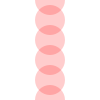
Frame 1 (no input)
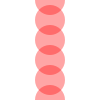
Frame 2 (the mouse pressed at the canvas centre, redrawn once)

The Processing sketch that drew these frames (run headless with seeded random() and noise(); the mouse was pressed at the canvas centre and the sketch redrawn once):

// Processing sketch: sketch_33_1
// ── sketch_33_1.pde
//Create an array to store the y-coordinates of a sequence of shapes. Draw each shape 
// inside draw() and use the values from the array to set the y-coordinate of each.

int[] yPos = {0,20,40,60,80,100};

void setup(){
size(100,100);
background(255);
}

void draw(){
  fill(255,0,0,50);
  noStroke();
ellipse(50,yPos[0],30,30);
ellipse(50,yPos[1],30,30);
ellipse(50,yPos[2],30,30);
ellipse(50,yPos[3],30,30);
ellipse(50,yPos[4],30,30);
ellipse(50,yPos[5],30,30);
noLoop();
}
